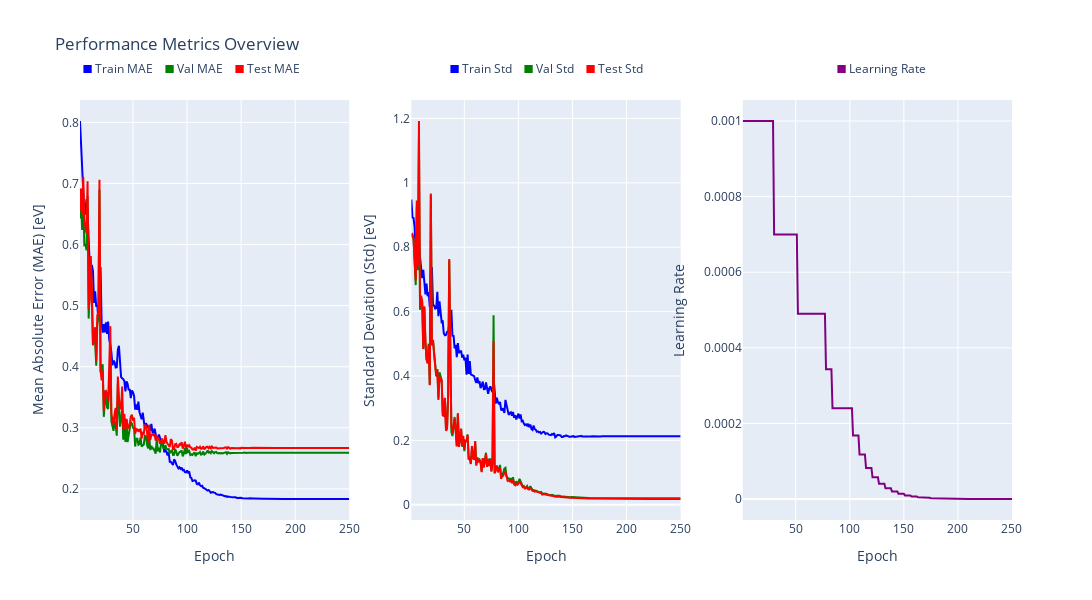

Notebook code cell kept with this figure:
### Code cell
# Create subplot figure with 1 row and 3 columns
fig = make_subplots(rows=1, cols=3, subplot_titles=(
    "Learning Curves",
    "Standard Deviation of Mean Error",
    "Learning Rate Schedule"
))

# === Subplot 1: Learning Curves ===
fig.add_trace(go.Scatter(
    x=df_training['Epoch'], y=df_training['Train_MAE_eV'],
    mode='lines', line=dict(color='blue'), name='Train MAE', showlegend=False
), row=1, col=1)

fig.add_trace(go.Scatter(
    x=df_training['Epoch'], y=df_training['Val_MAE_eV'],
    mode='lines', line=dict(color='green'), name='Val MAE', showlegend=False
), row=1, col=1)

fig.add_trace(go.Scatter(
    x=df_training['Epoch'], y=df_training['Test_MAE_eV'],
    mode='lines', line=dict(color='red'), name='Test MAE', showlegend=False
), row=1, col=1)

# === Subplot 2: Std ===
fig.add_trace(go.Scatter(
    x=df_training['Epoch'], y=df_training['Train_std_eV'],
    mode='lines', line=dict(color='blue'), name='Train Std', showlegend=False
), row=1, col=2)

fig.add_trace(go.Scatter(
    x=df_training['Epoch'], y=df_training['Val_std_eV'],
    mode='lines', line=dict(color='green'), name='Val Std', showlegend=False
), row=1, col=2)

fig.add_trace(go.Scatter(
    x=df_training['Epoch'], y=df_training['Test_std_eV'],
    mode='lines', line=dict(color='red'), name='Test Std', showlegend=False
), row=1, col=2)

# === Subplot 3: LR ===
fig.add_trace(go.Scatter(
    x=df_training['Epoch'], y=df_training['Learning_Rate'],
    mode='lines', line=dict(color='purple'), name='Learning Rate', showlegend=False
), row=1, col=3)

# Annotations for custom legends
fig.update_layout(
    annotations=[
        # Legend 1
        dict(x=0.12, y=1.05, xref='paper', yref='paper',
             text='<span style="color:blue">■</span> Train MAE &nbsp;&nbsp; <span style="color:green">■</span> Val MAE &nbsp;&nbsp; <span style="color:red">■</span> Test MAE',
             showarrow=False, font=dict(size=12)),

        # Legend 2
        dict(x=0.5, y=1.05, xref='paper', yref='paper',
             text='<span style="color:blue">■</span> Train Std &nbsp;&nbsp; <span style="color:green">■</span> Val Std &nbsp;&nbsp; <span style="color:red">■</span> Test Std',
             showarrow=False, font=dict(size=12)),

        # Legend 3
        dict(x=0.86, y=1.05, xref='paper', yref='paper',
             text='<span style="color:purple">■</span> Learning Rate',
             showarrow=False, font=dict(size=12)),
    ]
)

# Layout and axes
fig.update_layout(
    height=600, width=2000, title_text="Performance Metrics Overview", showlegend=False
)

fig.update_xaxes(title_text="Epoch", row=1, col=1)
fig.update_yaxes(title_text="Mean Absolute Error (MAE) [eV]", row=1, col=1)

fig.update_xaxes(title_text="Epoch", row=1, col=2)
fig.update_yaxes(title_text="Standard Deviation (Std) [eV]", row=1, col=2)

fig.update_xaxes(title_text="Epoch", row=1, col=3)
fig.update_yaxes(title_text="Learning Rate", row=1, col=3)

fig.show()

### Figure 1 — Plotly figure (JSON) as saved in the notebook; plotly's stock layout.template omitted (floating-point values rounded to 4 significant figures; data arrays with more than 128 entries replaced by an {"elided": "..."} marker saying what was removed)
{"data": [{"line": {"color": "blue"}, "mode": "lines", "name": "Train MAE", "showlegend": false, "type": "scatter", "x": {"elided": "250 int values"}, "xaxis": "x", "y": {"elided": "250 float values"}, "yaxis": "y"}, {"line": {"color": "green"}, "mode": "lines", "name": "Val MAE", "showlegend": false, "type": "scatter", "x": {"elided": "250 int values"}, "xaxis": "x", "y": {"elided": "250 float values"}, "yaxis": "y"}, {"line": {"color": "red"}, "mode": "lines", "name": "Test MAE", "showlegend": false, "type": "scatter", "x": {"elided": "250 int values"}, "xaxis": "x", "y": {"elided": "250 float values"}, "yaxis": "y"}, {"line": {"color": "blue"}, "mode": "lines", "name": "Train Std", "showlegend": false, "type": "scatter", "x": {"elided": "250 int values"}, "xaxis": "x2", "y": {"elided": "250 float values"}, "yaxis": "y2"}, {"line": {"color": "green"}, "mode": "lines", "name": "Val Std", "showlegend": false, "type": "scatter", "x": {"elided": "250 int values"}, "xaxis": "x2", "y": {"elided": "250 float values"}, "yaxis": "y2"}, {"line": {"color": "red"}, "mode": "lines", "name": "Test Std", "showlegend": false, "type": "scatter", "x": {"elided": "250 int values"}, "xaxis": "x2", "y": {"elided": "250 float values"}, "yaxis": "y2"}, {"line": {"color": "purple"}, "mode": "lines", "name": "Learning Rate", "showlegend": false, "type": "scatter", "x": {"elided": "250 int values"}, "xaxis": "x3", "y": {"elided": "250 float values"}, "yaxis": "y3"}], "layout": {"annotations": [{"font": {"size": 12}, "showarrow": false, "text": "<span style=\"color:blue\">■</span> Train MAE &nbsp;&nbsp; <span style=\"color:green\">■</span> Val MAE &nbsp;&nbsp; <span style=\"color:red\">■</span> Test MAE", "x": 0.12, "xanchor": "center", "xref": "paper", "y": 1.05, "yanchor": "bottom", "yref": "paper"}, {"font": {"size": 12}, "showarrow": false, "text": "<span style=\"color:blue\">■</span> Train Std &nbsp;&nbsp; <span style=\"color:green\">■</span> Val Std &nbsp;&nbsp; <span style=\"color:red\">■</span> Test Std", "x": 0.5, "xanchor": "center", "xref": "paper", "y": 1.05, "yanchor": "bottom", "yref": "paper"}, {"font": {"size": 12}, "showarrow": false, "text": "<span style=\"color:purple\">■</span> Learning Rate", "x": 0.86, "xanchor": "center", "xref": "paper", "y": 1.05, "yanchor": "bottom", "yref": "paper"}], "height": 600, "showlegend": false, "title": {"text": "Performance Metrics Overview"}, "width": 2000, "xaxis": {"anchor": "y", "domain": [0, 0.2889], "title": {"text": "Epoch"}}, "xaxis2": {"anchor": "y2", "domain": [0.3556, 0.6444], "title": {"text": "Epoch"}}, "xaxis3": {"anchor": "y3", "domain": [0.7111, 1], "title": {"text": "Epoch"}}, "yaxis": {"anchor": "x", "domain": [0, 1], "title": {"text": "Mean Absolute Error (MAE) [eV]"}}, "yaxis2": {"anchor": "x2", "domain": [0, 1], "title": {"text": "Standard Deviation (Std) [eV]"}}, "yaxis3": {"anchor": "x3", "domain": [0, 1], "title": {"text": "Learning Rate"}}}}
